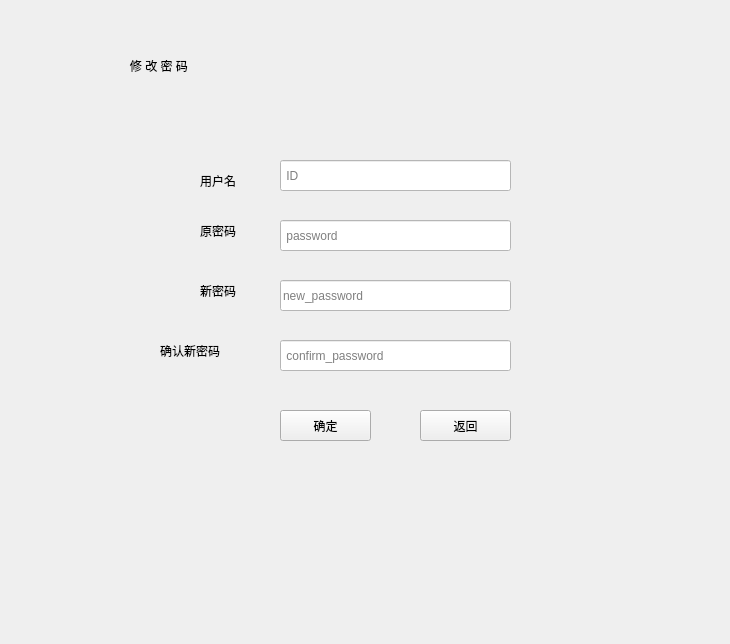
<?xml version="1.0" encoding="UTF-8"?>
<ui version="4.0">
 <class>Form</class>
 <widget class="QWidget" name="Form">
  <property name="geometry">
   <rect>
    <x>0</x>
    <y>0</y>
    <width>730</width>
    <height>644</height>
   </rect>
  </property>
  <property name="minimumSize">
   <size>
    <width>730</width>
    <height>644</height>
   </size>
  </property>
  <property name="maximumSize">
   <size>
    <width>730</width>
    <height>644</height>
   </size>
  </property>
  <property name="windowTitle">
   <string>密码修改</string>
  </property>
  <property name="windowIcon">
   <iconset theme="D:\python_projects\DataBase\image\logo.png">
    <normaloff>C:/Users/万强/.designer/backup</normaloff>C:/Users/万强/.designer/backup</iconset>
  </property>
  <property name="windowOpacity">
   <double>0.850000000000000</double>
  </property>
  <property name="styleSheet">
   <string notr="true">background-image: url(:/background/7.jpg);</string>
  </property>
  <widget class="QLabel" name="label_2">
   <property name="geometry">
    <rect>
     <x>200</x>
     <y>170</y>
     <width>71</width>
     <height>21</height>
    </rect>
   </property>
   <property name="styleSheet">
    <string notr="true">font: 14pt &quot;Arial&quot;;</string>
   </property>
   <property name="text">
    <string>用户名</string>
   </property>
  </widget>
  <widget class="QLineEdit" name="lineEdit">
   <property name="geometry">
    <rect>
     <x>280</x>
     <y>160</y>
     <width>231</width>
     <height>31</height>
    </rect>
   </property>
   <property name="sizePolicy">
    <sizepolicy hsizetype="Fixed" vsizetype="Fixed">
     <horstretch>0</horstretch>
     <verstretch>0</verstretch>
    </sizepolicy>
   </property>
   <property name="styleSheet">
    <string notr="true">background-color: qconicalgradient(cx:0.5, cy:0.5, angle:0, stop:0 rgba(35, 40, 3, 255), stop:0.16 rgba(136, 106, 22, 255), stop:0.225 rgba(166, 140, 41, 255), stop:0.285 rgba(204, 181, 74, 255), stop:0.345 rgba(235, 219, 102, 255), stop:0.415 rgba(245, 236, 112, 255), stop:0.52 rgba(209, 190, 76, 255), stop:0.57 rgba(187, 156, 51, 255), stop:0.635 rgba(168, 142, 42, 255), stop:0.695 rgba(202, 174, 68, 255), stop:0.75 rgba(218, 202, 86, 255), stop:0.815 rgba(208, 187, 73, 255), stop:0.88 rgba(187, 156, 51, 255), stop:0.935 rgba(137, 108, 26, 255), stop:1 rgba(35, 40, 3, 255));
background-color: rgb(255, 255, 255);</string>
   </property>
   <property name="placeholderText">
    <string> ID</string>
   </property>
  </widget>
  <widget class="QLineEdit" name="lineEdit_2">
   <property name="geometry">
    <rect>
     <x>280</x>
     <y>220</y>
     <width>231</width>
     <height>31</height>
    </rect>
   </property>
   <property name="sizePolicy">
    <sizepolicy hsizetype="Fixed" vsizetype="Fixed">
     <horstretch>0</horstretch>
     <verstretch>0</verstretch>
    </sizepolicy>
   </property>
   <property name="styleSheet">
    <string notr="true">background-color: qconicalgradient(cx:0.5, cy:0.5, angle:0, stop:0 rgba(35, 40, 3, 255), stop:0.16 rgba(136, 106, 22, 255), stop:0.225 rgba(166, 140, 41, 255), stop:0.285 rgba(204, 181, 74, 255), stop:0.345 rgba(235, 219, 102, 255), stop:0.415 rgba(245, 236, 112, 255), stop:0.52 rgba(209, 190, 76, 255), stop:0.57 rgba(187, 156, 51, 255), stop:0.635 rgba(168, 142, 42, 255), stop:0.695 rgba(202, 174, 68, 255), stop:0.75 rgba(218, 202, 86, 255), stop:0.815 rgba(208, 187, 73, 255), stop:0.88 rgba(187, 156, 51, 255), stop:0.935 rgba(137, 108, 26, 255), stop:1 rgba(35, 40, 3, 255));
background-color: rgb(255, 255, 255);</string>
   </property>
   <property name="echoMode">
    <enum>QLineEdit::Password</enum>
   </property>
   <property name="placeholderText">
    <string> password</string>
   </property>
  </widget>
  <widget class="QLabel" name="label_3">
   <property name="geometry">
    <rect>
     <x>160</x>
     <y>340</y>
     <width>121</width>
     <height>21</height>
    </rect>
   </property>
   <property name="styleSheet">
    <string notr="true">font: 14pt &quot;Arial&quot;;</string>
   </property>
   <property name="text">
    <string>确认新密码</string>
   </property>
  </widget>
  <widget class="QLineEdit" name="lineEdit_3">
   <property name="geometry">
    <rect>
     <x>280</x>
     <y>280</y>
     <width>231</width>
     <height>31</height>
    </rect>
   </property>
   <property name="sizePolicy">
    <sizepolicy hsizetype="Fixed" vsizetype="Fixed">
     <horstretch>0</horstretch>
     <verstretch>0</verstretch>
    </sizepolicy>
   </property>
   <property name="styleSheet">
    <string notr="true">background-color: qconicalgradient(cx:0.5, cy:0.5, angle:0, stop:0 rgba(35, 40, 3, 255), stop:0.16 rgba(136, 106, 22, 255), stop:0.225 rgba(166, 140, 41, 255), stop:0.285 rgba(204, 181, 74, 255), stop:0.345 rgba(235, 219, 102, 255), stop:0.415 rgba(245, 236, 112, 255), stop:0.52 rgba(209, 190, 76, 255), stop:0.57 rgba(187, 156, 51, 255), stop:0.635 rgba(168, 142, 42, 255), stop:0.695 rgba(202, 174, 68, 255), stop:0.75 rgba(218, 202, 86, 255), stop:0.815 rgba(208, 187, 73, 255), stop:0.88 rgba(187, 156, 51, 255), stop:0.935 rgba(137, 108, 26, 255), stop:1 rgba(35, 40, 3, 255));
background-color: rgb(255, 255, 255);</string>
   </property>
   <property name="echoMode">
    <enum>QLineEdit::Password</enum>
   </property>
   <property name="placeholderText">
    <string>new_password</string>
   </property>
  </widget>
  <widget class="QLabel" name="label_4">
   <property name="geometry">
    <rect>
     <x>200</x>
     <y>280</y>
     <width>71</width>
     <height>21</height>
    </rect>
   </property>
   <property name="styleSheet">
    <string notr="true">font: 14pt &quot;Arial&quot;;</string>
   </property>
   <property name="text">
    <string>新密码</string>
   </property>
  </widget>
  <widget class="QLineEdit" name="lineEdit_4">
   <property name="geometry">
    <rect>
     <x>280</x>
     <y>340</y>
     <width>231</width>
     <height>31</height>
    </rect>
   </property>
   <property name="sizePolicy">
    <sizepolicy hsizetype="Fixed" vsizetype="Fixed">
     <horstretch>0</horstretch>
     <verstretch>0</verstretch>
    </sizepolicy>
   </property>
   <property name="styleSheet">
    <string notr="true">background-color: qconicalgradient(cx:0.5, cy:0.5, angle:0, stop:0 rgba(35, 40, 3, 255), stop:0.16 rgba(136, 106, 22, 255), stop:0.225 rgba(166, 140, 41, 255), stop:0.285 rgba(204, 181, 74, 255), stop:0.345 rgba(235, 219, 102, 255), stop:0.415 rgba(245, 236, 112, 255), stop:0.52 rgba(209, 190, 76, 255), stop:0.57 rgba(187, 156, 51, 255), stop:0.635 rgba(168, 142, 42, 255), stop:0.695 rgba(202, 174, 68, 255), stop:0.75 rgba(218, 202, 86, 255), stop:0.815 rgba(208, 187, 73, 255), stop:0.88 rgba(187, 156, 51, 255), stop:0.935 rgba(137, 108, 26, 255), stop:1 rgba(35, 40, 3, 255));
background-color: rgb(255, 255, 255);</string>
   </property>
   <property name="echoMode">
    <enum>QLineEdit::Password</enum>
   </property>
   <property name="placeholderText">
    <string> confirm_password</string>
   </property>
  </widget>
  <widget class="QLabel" name="label_5">
   <property name="geometry">
    <rect>
     <x>200</x>
     <y>220</y>
     <width>71</width>
     <height>21</height>
    </rect>
   </property>
   <property name="styleSheet">
    <string notr="true">font: 14pt &quot;Arial&quot;;</string>
   </property>
   <property name="text">
    <string>原密码</string>
   </property>
  </widget>
  <widget class="QPushButton" name="pushButton">
   <property name="geometry">
    <rect>
     <x>280</x>
     <y>410</y>
     <width>91</width>
     <height>31</height>
    </rect>
   </property>
   <property name="text">
    <string>确定</string>
   </property>
  </widget>
  <widget class="QPushButton" name="pushButton_2">
   <property name="geometry">
    <rect>
     <x>420</x>
     <y>410</y>
     <width>91</width>
     <height>31</height>
    </rect>
   </property>
   <property name="text">
    <string>返回</string>
   </property>
  </widget>
  <widget class="QLabel" name="label">
   <property name="geometry">
    <rect>
     <x>110</x>
     <y>40</y>
     <width>471</width>
     <height>51</height>
    </rect>
   </property>
   <property name="styleSheet">
    <string notr="true">color: rgb(0, 0, 0);
font: 36pt &quot;Arial&quot;;</string>
   </property>
   <property name="text">
    <string>      修 改 密 码</string>
   </property>
  </widget>
 </widget>
 <resources>
  <include location="image/change_password.qrc"/>
 </resources>
 <connections/>
</ui>
